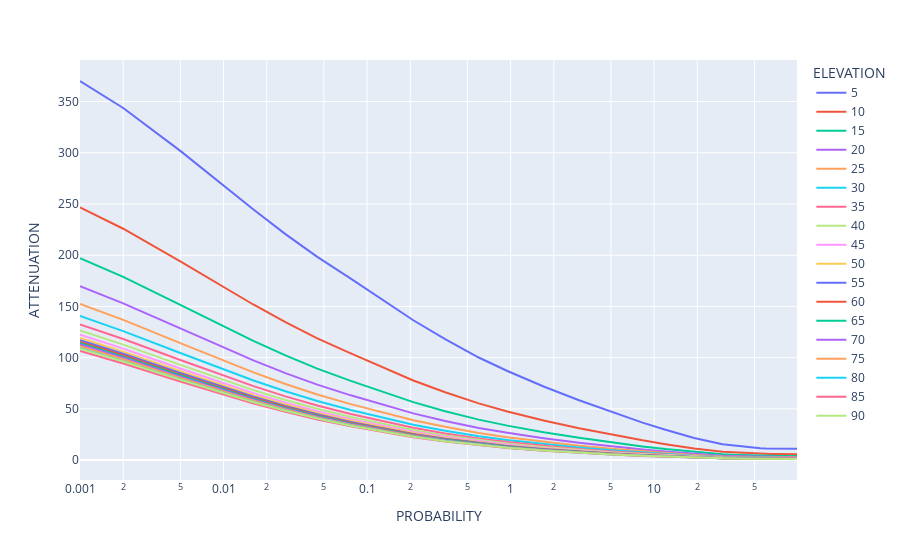

Here is the notebook cell this chart was saved with:
### Markdown cell above
<style>
    h1 {font-family:Times; font-size:20pt}
    h2 {font-family:Times; font-size:18pt}
    h3 {font-family:Times; font-size:16pt}
    p {font-family:Times; font-size:12pt}
    </style>
>
> ## Load RAPIDS II Data
>
> In this section different type of attenuation from RAPIDS II are imported and saved in pandas DataFrame format.
> The rapids II data are in two `csv` file corresponds to different elevation angle. One is for $\theta = 5,10,...,50$ and the other is for the elevation angles $\theta=55,...,90$
>
> **Be Carefull** : to enter your `csv` files please change and edit the file manually according to this example.

### Code cell
rapids = pd.read_csv("attenuation_total_01.csv")

rapids = rapids.append(pd.read_csv("attenuation_total_02.csv"))

fig = px.line(rapids, x='PROBABILITY', y='ATTENUATION', color='ELEVATION', log_x=True)

fig.show()

### Figure 1 — Plotly figure (JSON) as saved in the notebook; plotly's stock layout.template omitted (floating-point values rounded to 4 significant figures)
{"data": [{"hovertemplate": "ELEVATION=5<br>PROBABILITY=%{x}<br>ATTENUATION=%{y}<extra></extra>", "legendgroup": "5", "line": {"color": "#636efa", "dash": "solid"}, "marker": {"symbol": "circle"}, "mode": "lines", "name": "5", "orientation": "v", "showlegend": true, "type": "scatter", "x": [0.001, 0.002, 0.005, 0.008, 0.01, 0.016, 0.027, 0.045, 0.077, 0.13, 0.21, 0.35, 0.6, 0.95, 1.7, 3, 5.1, 8.3, 12, 19, 30, 35, 45, 50, 55, 60, 65, 70, 75, 80, 85, 90, 99], "xaxis": "x", "y": [370.1, 343.7, 301.9, 278.9, 267.9, 245.0, 220.6, 198.3, 177.1, 156.1, 136.5, 118.0, 100.1, 86.98, 71.82, 58.44, 46.73, 36.58, 29.56, 21.5, 15.44, 14.32, 12.56, 11.86, 11.53, 11.26, 11.15, 11.07, 11.05, 11.06, 11.07, 11.1, 11.16], "yaxis": "y"}, {"hovertemplate": "ELEVATION=10<br>PROBABILITY=%{x}<br>ATTENUATION=%{y}<extra></extra>", "legendgroup": "10", "line": {"color": "#EF553B", "dash": "solid"}, "marker": {"symbol": "circle"}, "mode": "lines", "name": "10", "orientation": "v", "showlegend": true, "type": "scatter", "x": [0.001, 0.002, 0.005, 0.008, 0.01, 0.016, 0.027, 0.045, 0.077, 0.13, 0.21, 0.35, 0.6, 0.95, 1.7, 3, 5.1, 8.3, 12, 19, 30, 35, 45, 50, 55, 60, 65, 70, 75, 80, 85, 90, 99], "xaxis": "x", "y": [246.8, 225.8, 193.9, 176.8, 168.7, 152.1, 134.6, 118.9, 104.1, 90.14, 77.72, 66.2, 55.34, 47.5, 38.7, 31.16, 24.74, 19.29, 15.57, 11.34, 8.179, 7.586, 6.663, 6.292, 6.115, 5.963, 5.891, 5.834, 5.809, 5.793, 5.784, 5.781, 5.787], "yaxis": "y"}, {"hovertemplate": "ELEVATION=15<br>PROBABILITY=%{x}<br>ATTENUATION=%{y}<extra></extra>", "legendgroup": "15", "line": {"color": "#00cc96", "dash": "solid"}, "marker": {"symbol": "circle"}, "mode": "lines", "name": "15", "orientation": "v", "showlegend": true, "type": "scatter", "x": [0.001, 0.002, 0.005, 0.008, 0.01, 0.016, 0.027, 0.045, 0.077, 0.13, 0.21, 0.35, 0.6, 0.95, 1.7, 3, 5.1, 8.3, 12, 19, 30, 35, 45, 50, 55, 60, 65, 70, 75, 80, 85, 90, 99], "xaxis": "x", "y": [197.1, 178.8, 151.5, 137.2, 130.4, 116.6, 102.2, 89.29, 77.28, 66.19, 56.56, 47.72, 39.52, 33.65, 27.17, 21.72, 17.15, 13.32, 10.73, 7.809, 5.629, 5.217, 4.577, 4.321, 4.195, 4.087, 4.033, 3.988, 3.965, 3.948, 3.936, 3.928, 3.921], "yaxis": "y"}, {"hovertemplate": "ELEVATION=20<br>PROBABILITY=%{x}<br>ATTENUATION=%{y}<extra></extra>", "legendgroup": "20", "line": {"color": "#ab63fa", "dash": "solid"}, "marker": {"symbol": "circle"}, "mode": "lines", "name": "20", "orientation": "v", "showlegend": true, "type": "scatter", "x": [0.001, 0.002, 0.005, 0.008, 0.01, 0.016, 0.027, 0.045, 0.077, 0.13, 0.21, 0.35, 0.6, 0.95, 1.7, 3, 5.1, 8.3, 12, 19, 30, 35, 45, 50, 55, 60, 65, 70, 75, 80, 85, 90, 99], "xaxis": "x", "y": [169.7, 153.1, 128.6, 115.8, 109.8, 97.61, 84.92, 73.67, 63.23, 53.73, 45.62, 38.22, 31.42, 26.59, 21.32, 16.94, 13.31, 10.31, 8.292, 6.028, 4.341, 4.02, 3.523, 3.324, 3.225, 3.139, 3.094, 3.056, 3.036, 3.019, 3.007, 2.997, 2.987], "yaxis": "y"}, {"hovertemplate": "ELEVATION=25<br>PROBABILITY=%{x}<br>ATTENUATION=%{y}<extra></extra>", "legendgroup": "25", "line": {"color": "#FFA15A", "dash": "solid"}, "marker": {"symbol": "circle"}, "mode": "lines", "name": "25", "orientation": "v", "showlegend": true, "type": "scatter", "x": [0.001, 0.002, 0.005, 0.008, 0.01, 0.016, 0.027, 0.045, 0.077, 0.13, 0.21, 0.35, 0.6, 0.95, 1.7, 3, 5.1, 8.3, 12, 19, 30, 35, 45, 50, 55, 60, 65, 70, 75, 80, 85, 90, 99], "xaxis": "x", "y": [152.5, 136.9, 114.2, 102.5, 96.98, 85.84, 74.29, 64.09, 54.64, 46.15, 38.98, 32.47, 26.54, 22.35, 17.81, 14.08, 11.02, 8.515, 6.837, 4.964, 3.572, 3.304, 2.892, 2.728, 2.645, 2.572, 2.533, 2.5, 2.481, 2.466, 2.453, 2.444, 2.432], "yaxis": "y"}, {"hovertemplate": "ELEVATION=30<br>PROBABILITY=%{x}<br>ATTENUATION=%{y}<extra></extra>", "legendgroup": "30", "line": {"color": "#19d3f3", "dash": "solid"}, "marker": {"symbol": "circle"}, "mode": "lines", "name": "30", "orientation": "v", "showlegend": true, "type": "scatter", "x": [0.001, 0.002, 0.005, 0.008, 0.01, 0.016, 0.027, 0.045, 0.077, 0.13, 0.21, 0.35, 0.6, 0.95, 1.7, 3, 5.1, 8.3, 12, 19, 30, 35, 45, 50, 55, 60, 65, 70, 75, 80, 85, 90, 99], "xaxis": "x", "y": [140.8, 126.0, 104.5, 93.51, 88.38, 77.97, 67.19, 57.7, 48.93, 41.12, 34.58, 28.66, 23.31, 19.55, 15.5, 12.2, 9.518, 7.334, 5.88, 4.265, 3.066, 2.834, 2.478, 2.336, 2.263, 2.2, 2.165, 2.135, 2.117, 2.102, 2.09, 2.08, 2.067], "yaxis": "y"}, {"hovertemplate": "ELEVATION=35<br>PROBABILITY=%{x}<br>ATTENUATION=%{y}<extra></extra>", "legendgroup": "35", "line": {"color": "#FF6692", "dash": "solid"}, "marker": {"symbol": "circle"}, "mode": "lines", "name": "35", "orientation": "v", "showlegend": true, "type": "scatter", "x": [0.001, 0.002, 0.005, 0.008, 0.01, 0.016, 0.027, 0.045, 0.077, 0.13, 0.21, 0.35, 0.6, 0.95, 1.7, 3, 5.1, 8.3, 12, 19, 30, 35, 45, 50, 55, 60, 65, 70, 75, 80, 85, 90, 99], "xaxis": "x", "y": [132.5, 118.3, 97.77, 87.25, 82.36, 72.46, 62.23, 53.24, 44.95, 37.62, 31.52, 26.01, 21.07, 17.59, 13.89, 10.88, 8.466, 6.509, 5.211, 3.777, 2.712, 2.505, 2.188, 2.062, 1.996, 1.939, 1.907, 1.879, 1.862, 1.848, 1.836, 1.826, 1.813], "yaxis": "y"}, {"hovertemplate": "ELEVATION=40<br>PROBABILITY=%{x}<br>ATTENUATION=%{y}<extra></extra>", "legendgroup": "40", "line": {"color": "#B6E880", "dash": "solid"}, "marker": {"symbol": "circle"}, "mode": "lines", "name": "40", "orientation": "v", "showlegend": true, "type": "scatter", "x": [0.001, 0.002, 0.005, 0.008, 0.01, 0.016, 0.027, 0.045, 0.077, 0.13, 0.21, 0.35, 0.6, 0.95, 1.7, 3, 5.1, 8.3, 12, 19, 30, 35, 45, 50, 55, 60, 65, 70, 75, 80, 85, 90, 99], "xaxis": "x", "y": [126.6, 112.8, 92.92, 82.76, 78.05, 68.51, 58.67, 50.04, 42.09, 35.09, 29.31, 24.1, 19.44, 16.18, 12.72, 9.932, 7.703, 5.91, 4.726, 3.422, 2.455, 2.266, 1.977, 1.862, 1.802, 1.749, 1.719, 1.693, 1.677, 1.663, 1.651, 1.641, 1.628], "yaxis": "y"}, {"hovertemplate": "ELEVATION=45<br>PROBABILITY=%{x}<br>ATTENUATION=%{y}<extra></extra>", "legendgroup": "45", "line": {"color": "#FF97FF", "dash": "solid"}, "marker": {"symbol": "circle"}, "mode": "lines", "name": "45", "orientation": "v", "showlegend": true, "type": "scatter", "x": [0.001, 0.002, 0.005, 0.008, 0.01, 0.016, 0.027, 0.045, 0.077, 0.13, 0.21, 0.35, 0.6, 0.95, 1.7, 3, 5.1, 8.3, 12, 19, 30, 35, 45, 50, 55, 60, 65, 70, 75, 80, 85, 90, 99], "xaxis": "x", "y": [122.3, 108.8, 89.42, 79.52, 74.93, 65.65, 56.09, 47.71, 40.0, 33.25, 27.69, 22.7, 18.25, 15.14, 11.86, 9.226, 7.136, 5.464, 4.365, 3.157, 2.264, 2.088, 1.819, 1.713, 1.657, 1.607, 1.579, 1.554, 1.538, 1.524, 1.513, 1.503, 1.489], "yaxis": "y"}, {"hovertemplate": "ELEVATION=50<br>PROBABILITY=%{x}<br>ATTENUATION=%{y}<extra></extra>", "legendgroup": "50", "line": {"color": "#FECB52", "dash": "solid"}, "marker": {"symbol": "circle"}, "mode": "lines", "name": "50", "orientation": "v", "showlegend": true, "type": "scatter", "x": [0.001, 0.002, 0.005, 0.008, 0.01, 0.016, 0.027, 0.045, 0.077, 0.13, 0.21, 0.35, 0.6, 0.95, 1.7, 3, 5.1, 8.3, 12, 19, 30, 35, 45, 50, 55, 60, 65, 70, 75, 80, 85, 90, 99], "xaxis": "x", "y": [119.3, 105.9, 86.88, 77.16, 72.66, 63.57, 54.21, 46.0, 38.46, 31.88, 26.49, 21.65, 17.35, 14.36, 11.21, 8.692, 6.707, 5.126, 4.091, 2.957, 2.118, 1.952, 1.7, 1.6, 1.546, 1.499, 1.472, 1.448, 1.432, 1.418, 1.407, 1.397, 1.383], "yaxis": "y"}, {"hovertemplate": "ELEVATION=55<br>PROBABILITY=%{x}<br>ATTENUATION=%{y}<extra></extra>", "legendgroup": "55", "line": {"color": "#636efa", "dash": "solid"}, "marker": {"symbol": "circle"}, "mode": "lines", "name": "55", "orientation": "v", "showlegend": true, "type": "scatter", "x": [0.001, 0.002, 0.005, 0.008, 0.01, 0.016, 0.027, 0.045, 0.077, 0.13, 0.21, 0.35, 0.6, 0.95, 1.7, 3, 5.1, 8.3, 12, 19, 30, 35, 45, 50, 55, 60, 65, 70, 75, 80, 85, 90, 99], "xaxis": "x", "y": [117.0, 103.8, 85.03, 75.44, 71.01, 62.04, 52.82, 44.74, 37.32, 30.87, 25.59, 20.87, 16.68, 13.77, 10.71, 8.286, 6.378, 4.867, 3.88, 2.803, 2.007, 1.848, 1.608, 1.513, 1.461, 1.416, 1.389, 1.366, 1.35, 1.337, 1.325, 1.316, 1.301], "yaxis": "y"}, {"hovertemplate": "ELEVATION=60<br>PROBABILITY=%{x}<br>ATTENUATION=%{y}<extra></extra>", "legendgroup": "60", "line": {"color": "#EF553B", "dash": "solid"}, "marker": {"symbol": "circle"}, "mode": "lines", "name": "60", "orientation": "v", "showlegend": true, "type": "scatter", "x": [0.001, 0.002, 0.005, 0.008, 0.01, 0.016, 0.027, 0.045, 0.077, 0.13, 0.21, 0.35, 0.6, 0.95, 1.7, 3, 5.1, 8.3, 12, 19, 30, 35, 45, 50, 55, 60, 65, 70, 75, 80, 85, 90, 99], "xaxis": "x", "y": [115.4, 102.3, 83.66, 74.16, 69.77, 60.9, 51.78, 43.79, 36.46, 30.1, 24.91, 20.27, 16.16, 13.31, 10.33, 7.972, 6.125, 4.668, 3.718, 2.684, 1.92, 1.768, 1.536, 1.445, 1.395, 1.351, 1.325, 1.302, 1.287, 1.274, 1.262, 1.252, 1.238], "yaxis": "y"}, {"hovertemplate": "ELEVATION=65<br>PROBABILITY=%{x}<br>ATTENUATION=%{y}<extra></extra>", "legendgroup": "65", "line": {"color": "#00cc96", "dash": "solid"}, "marker": {"symbol": "circle"}, "mode": "lines", "name": "65", "orientation": "v", "showlegend": true, "type": "scatter", "x": [0.001, 0.002, 0.005, 0.008, 0.01, 0.016, 0.027, 0.045, 0.077, 0.13, 0.21, 0.35, 0.6, 0.95, 1.7, 3, 5.1, 8.3, 12, 19, 30, 35, 45, 50, 55, 60, 65, 70, 75, 80, 85, 90, 99], "xaxis": "x", "y": [114.0, 101.0, 82.54, 73.13, 68.78, 59.98, 50.94, 43.03, 35.77, 29.48, 24.36, 19.79, 15.75, 12.95, 10.03, 7.722, 5.923, 4.508, 3.588, 2.588, 1.851, 1.704, 1.481, 1.392, 1.343, 1.301, 1.274, 1.251, 1.234, 1.22, 1.207, 1.195, 1.177], "yaxis": "y"}, {"hovertemplate": "ELEVATION=70<br>PROBABILITY=%{x}<br>ATTENUATION=%{y}<extra></extra>", "legendgroup": "70", "line": {"color": "#ab63fa", "dash": "solid"}, "marker": {"symbol": "circle"}, "mode": "lines", "name": "70", "orientation": "v", "showlegend": true, "type": "scatter", "x": [0.001, 0.002, 0.005, 0.008, 0.01, 0.016, 0.027, 0.045, 0.077, 0.13, 0.21, 0.35, 0.6, 0.95, 1.7, 3, 5.1, 8.3, 12, 19, 30, 35, 45, 50, 55, 60, 65, 70, 75, 80, 85, 90, 99], "xaxis": "x", "y": [112.8, 99.84, 81.5, 72.17, 67.85, 59.14, 50.19, 42.35, 35.17, 28.95, 23.9, 19.39, 15.41, 12.66, 9.785, 7.524, 5.764, 4.383, 3.486, 2.514, 1.798, 1.654, 1.437, 1.351, 1.303, 1.261, 1.235, 1.212, 1.196, 1.182, 1.169, 1.157, 1.139], "yaxis": "y"}, {"hovertemplate": "ELEVATION=75<br>PROBABILITY=%{x}<br>ATTENUATION=%{y}<extra></extra>", "legendgroup": "75", "line": {"color": "#FFA15A", "dash": "solid"}, "marker": {"symbol": "circle"}, "mode": "lines", "name": "75", "orientation": "v", "showlegend": true, "type": "scatter", "x": [0.001, 0.002, 0.005, 0.008, 0.01, 0.016, 0.027, 0.045, 0.077, 0.13, 0.21, 0.35, 0.6, 0.95, 1.7, 3, 5.1, 8.3, 12, 19, 30, 35, 45, 50, 55, 60, 65, 70, 75, 80, 85, 90, 99], "xaxis": "x", "y": [111.2, 98.44, 80.3, 71.07, 66.81, 58.2, 49.36, 41.63, 34.54, 28.41, 23.44, 19.0, 15.1, 12.39, 9.569, 7.352, 5.629, 4.278, 3.402, 2.453, 1.754, 1.613, 1.401, 1.317, 1.27, 1.229, 1.204, 1.181, 1.165, 1.151, 1.139, 1.127, 1.11], "yaxis": "y"}, {"hovertemplate": "ELEVATION=80<br>PROBABILITY=%{x}<br>ATTENUATION=%{y}<extra></extra>", "legendgroup": "80", "line": {"color": "#19d3f3", "dash": "solid"}, "marker": {"symbol": "circle"}, "mode": "lines", "name": "80", "orientation": "v", "showlegend": true, "type": "scatter", "x": [0.001, 0.002, 0.005, 0.008, 0.01, 0.016, 0.027, 0.045, 0.077, 0.13, 0.21, 0.35, 0.6, 0.95, 1.7, 3, 5.1, 8.3, 12, 19, 30, 35, 45, 50, 55, 60, 65, 70, 75, 80, 85, 90, 99], "xaxis": "x", "y": [109.2, 96.6, 78.74, 69.66, 65.47, 57.01, 48.34, 40.75, 33.8, 27.8, 22.93, 18.59, 14.76, 12.12, 9.359, 7.191, 5.506, 4.185, 3.329, 2.4, 1.716, 1.579, 1.371, 1.289, 1.243, 1.203, 1.178, 1.156, 1.141, 1.127, 1.115, 1.104, 1.087], "yaxis": "y"}, {"hovertemplate": "ELEVATION=85<br>PROBABILITY=%{x}<br>ATTENUATION=%{y}<extra></extra>", "legendgroup": "85", "line": {"color": "#FF6692", "dash": "solid"}, "marker": {"symbol": "circle"}, "mode": "lines", "name": "85", "orientation": "v", "showlegend": true, "type": "scatter", "x": [0.001, 0.002, 0.005, 0.008, 0.01, 0.016, 0.027, 0.045, 0.077, 0.13, 0.21, 0.35, 0.6, 0.95, 1.7, 3, 5.1, 8.3, 12, 19, 30, 35, 45, 50, 55, 60, 65, 70, 75, 80, 85, 90, 99], "xaxis": "x", "y": [106.6, 94.25, 76.76, 67.89, 63.8, 55.54, 47.08, 39.7, 32.93, 27.09, 22.35, 18.13, 14.41, 11.83, 9.148, 7.036, 5.392, 4.101, 3.263, 2.353, 1.682, 1.548, 1.345, 1.265, 1.22, 1.182, 1.157, 1.136, 1.121, 1.108, 1.097, 1.086, 1.069], "yaxis": "y"}, {"hovertemplate": "ELEVATION=90<br>PROBABILITY=%{x}<br>ATTENUATION=%{y}<extra></extra>", "legendgroup": "90", "line": {"color": "#B6E880", "dash": "solid"}, "marker": {"symbol": "circle"}, "mode": "lines", "name": "90", "orientation": "v", "showlegend": true, "type": "scatter", "x": [0.001, 0.002, 0.005, 0.008, 0.01, 0.016, 0.027, 0.045, 0.077, 0.13, 0.21, 0.35, 0.6, 0.95, 1.7, 3, 5.1, 8.3, 12, 19, 30, 35, 45, 50, 55, 60, 65, 70, 75, 80, 85, 90, 99], "xaxis": "x", "y": [108.8, 96.21, 78.39, 69.34, 65.17, 56.73, 48.08, 40.52, 33.59, 27.61, 22.77, 18.45, 14.64, 12.01, 9.269, 7.117, 5.447, 4.138, 3.291, 2.372, 1.696, 1.56, 1.354, 1.273, 1.228, 1.188, 1.163, 1.142, 1.126, 1.113, 1.1, 1.089, 1.072], "yaxis": "y"}], "layout": {"legend": {"title": {"text": "ELEVATION"}, "tracegroupgap": 0}, "margin": {"t": 60}, "xaxis": {"anchor": "y", "domain": [0, 1], "title": {"text": "PROBABILITY"}, "type": "log"}, "yaxis": {"anchor": "x", "domain": [0, 1], "title": {"text": "ATTENUATION"}}}}
